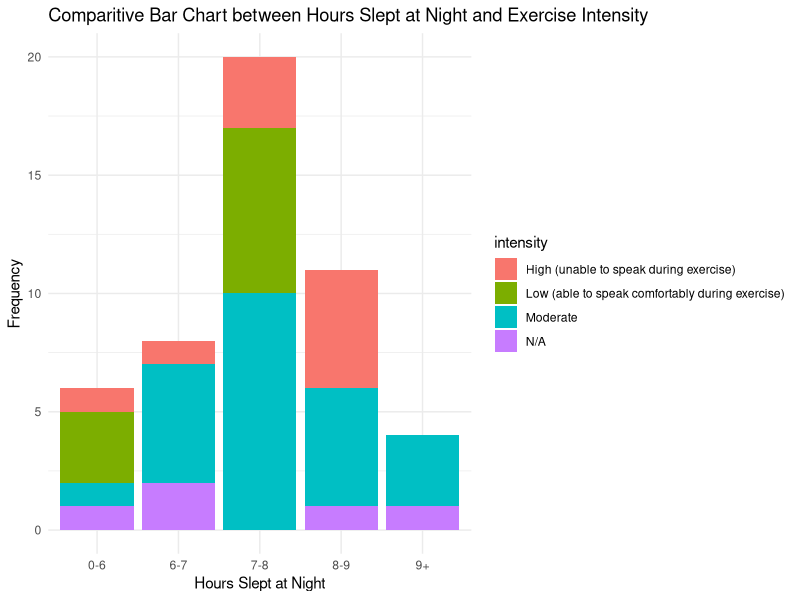

This figure's R source:
data = read.csv("Untitled form.csv")

#creating a list of new names for the columns of the data.
new_name = c("timestamp", "commute", "exercise", "intensity", "employment", "workingHours", "gender", "sleep", "screenTime")


#changing the names of the columns of the data to the new ones.
colnames(data) = new_name

#loading tidyverse library for using ggplot.
library(tidyverse)

#The sleep time data has been categorized into custom bins where we define the intervals to be [0,6), [6,7), [7,8), [8,9), [9,Inf), and store the new binned data in sleep_binned.
data$sleep_binned = cut(data$sleep, breaks = c(0, 6, 7, 8, 9, Inf), 
                        labels = c("0-6", "6-7", "7-8", "8-9", "9+"), 
                        include.lowest = TRUE, right = FALSE)

#Making a barchart with ggplot.
ggplot(data , aes(sleep_binned, fill = intensity)) +
  geom_bar(position = "stack")+ 
  labs(title = "Comparitive Bar Chart between Hours Slept at Night and Exercise Intensity",
       x = "Hours Slept at Night",
       y = "Frequency") + 
  theme_minimal()